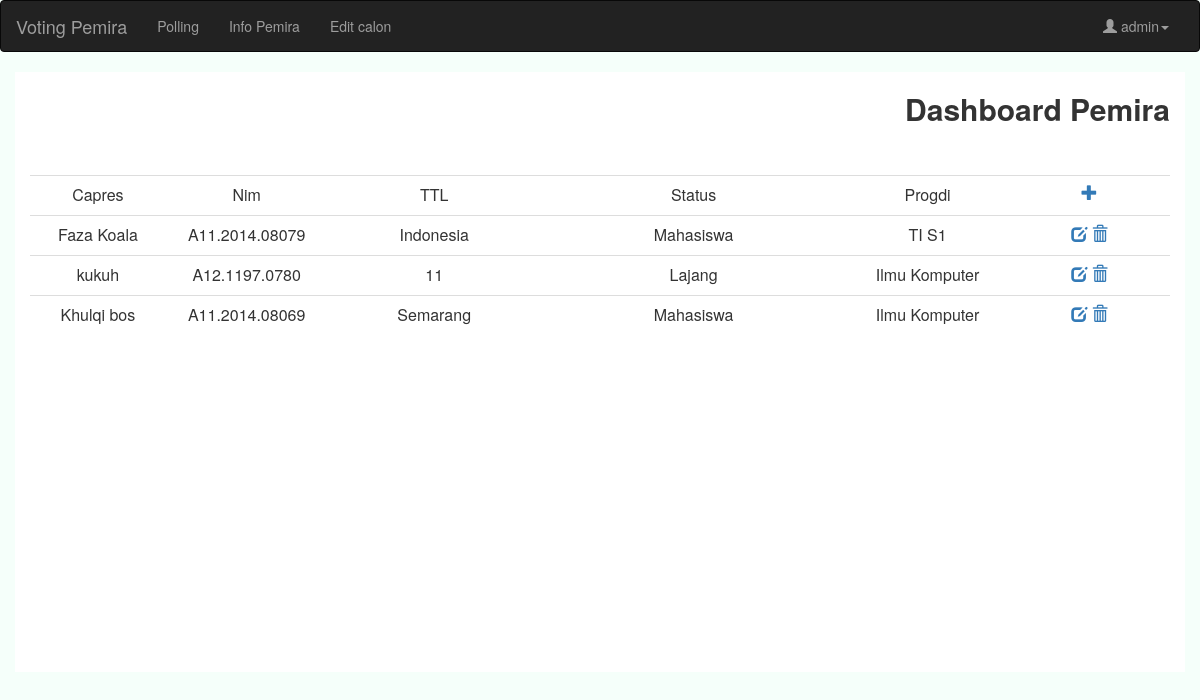
/tampil.php (signed in), run on the app's committed database.
### tables this page shows
CREATE TABLE `calonpresiden` (
  `nama` varchar(50) NOT NULL,
  `nim` varchar(20) NOT NULL,
  `ttl` varchar(20) NOT NULL,
  `status` varchar(20) NOT NULL,
  `progdi` varchar(200) NOT NULL,
  `visi` varchar(500) NOT NULL,
  `misi` varchar(500) NOT NULL,
  `no` varchar(20) NOT NULL,
  `foto` varchar(250) NOT NULL
);

### tampil.php (the view, shortened to what this page needs)
<?php
    require_once "koneksi.php";
?>
<html>
<head>
    <link rel="stylesheet" type="text/css" href="css/bootstrap.css">
    <link rel="stylesheet" type="text/css" href="style.css">
    <link href="css/bootstrap.min.css" rel="stylesheet">
  <link rel="stylesheet" href="https://maxcdn.bootstrapcdn.com/bootstrap/3.3.7/css/bootstrap.min.css">
</head>
<body style="background-color: #F5FFFA">
    <nav class="navbar navbar-inverse">
  <div class="container-fluid">
    <div class="navbar-header">
      <a class="navbar-brand" href="#">Voting Pemira</a>
    </div>
    <div class="collapse navbar-collapse" id="bs-example-navbar-collapse-1">
      <ul class="nav navbar-nav">
        <li><a href="polling.php">Polling <span class="sr-only">(current)</span></a></li>
        <li><a href="infopemira.php?no=1">Info Pemira <span class="sr-only">(current)</span></a></li>
        <li><a href="tampil.php">Edit calon<span class="sr-only">(current)</span></a></li>
      </ul>
      <ul class="nav navbar-nav navbar-right">
        <li class="dropdown">
          <a href="#" class="dropdown-toggle" data-toggle="dropdown" role="button" aria-haspopup="true" aria-expanded="false"><span class="glyphicon glyphicon-user" aria-hidden="true"></span> <?php echo $_SESSION['Nim']; ?><span class="caret"></span></a>
        </li>
      </ul>
    </div>
  </div>
</nav>
<div style="background-color: #FFFFFF;height: 600px " class="container">
<?php
$query = $DB_con->prepare("select * from calonpresiden ORDER BY no");
$query->execute();
?>
<h2><strong><p align="right">Dashboard Pemira</p></strong></h2>
<br>
<br>
<table width="807" cellpadding="0" cellspacing="0" align="center" class="table table-hover">
  <tr>
    <td width="112" height="29" align="center" valign="middle">Capres</td>
    <td width="112" align="center" valign="middle" >Nim</td>
    <td width="176" align="center" valign="middle" >TTL</td>
    <td width="252" align="center" valign="middle" >Status</td>
    <td width="134" align="center" valign="middle" >Progdi</td>
    <td width="133" align="center" valign="middle" ><a href="adminpanel.php"><span class="glyphicon glyphicon-plus" aria-hidden="true"></span></a></td></tr>
<?php
   while($siswa = $query->fetch()){
?>
  <tr>
    <td p align="center" bgcolor="#FFFFFF"><?php echo $siswa['nama']; ?></td>
    <td p align="center" bgcolor="#FFFFFF"><?php echo $siswa['nim']; ?></td>
    <td p align="center" bgcolor="#FFFFFF"><?php echo $siswa['ttl']; ?></td>
    <td p align="center" bgcolor="#FFFFFF"><?php echo $siswa['status']; ?></td>
    <td p align="center" bgcolor="#FFFFFF"><?php echo $siswa['progdi']; ?></td>
    <td align="center">
	 <a href="edit.php?no=<?php echo $siswa['no']; ?>"><span class="glyphicon glyphicon-edit" aria-hidden="true"></span></a>
   <a href="tampil.php?no=<?php echo $siswa['no'];?>"><onclick="return confirm('Yakin mau di hapus?');"><span class="glyphicon glyphicon-trash" aria-hidden="true"></a>
  </td>
  </tr>
<?php
}
?>
</table>
</div>
</body>
</html>

### data on the page
calonpresiden: nama "Faza Koala", nim "A11.2014.08079", ttl "Indonesia", status "Mahasiswa", progdi "TI S1"
calonpresiden: nama "kukuh", nim "A12.1197.0780", ttl "11", status "Lajang", progdi "Ilmu Komputer"
calonpresiden: nama "Khulqi bos", nim "A11.2014.08069", ttl "Semarang", status "Mahasiswa", progdi "Ilmu Komputer"

### other printed values
$_SESSION['Nim'] "admin"
